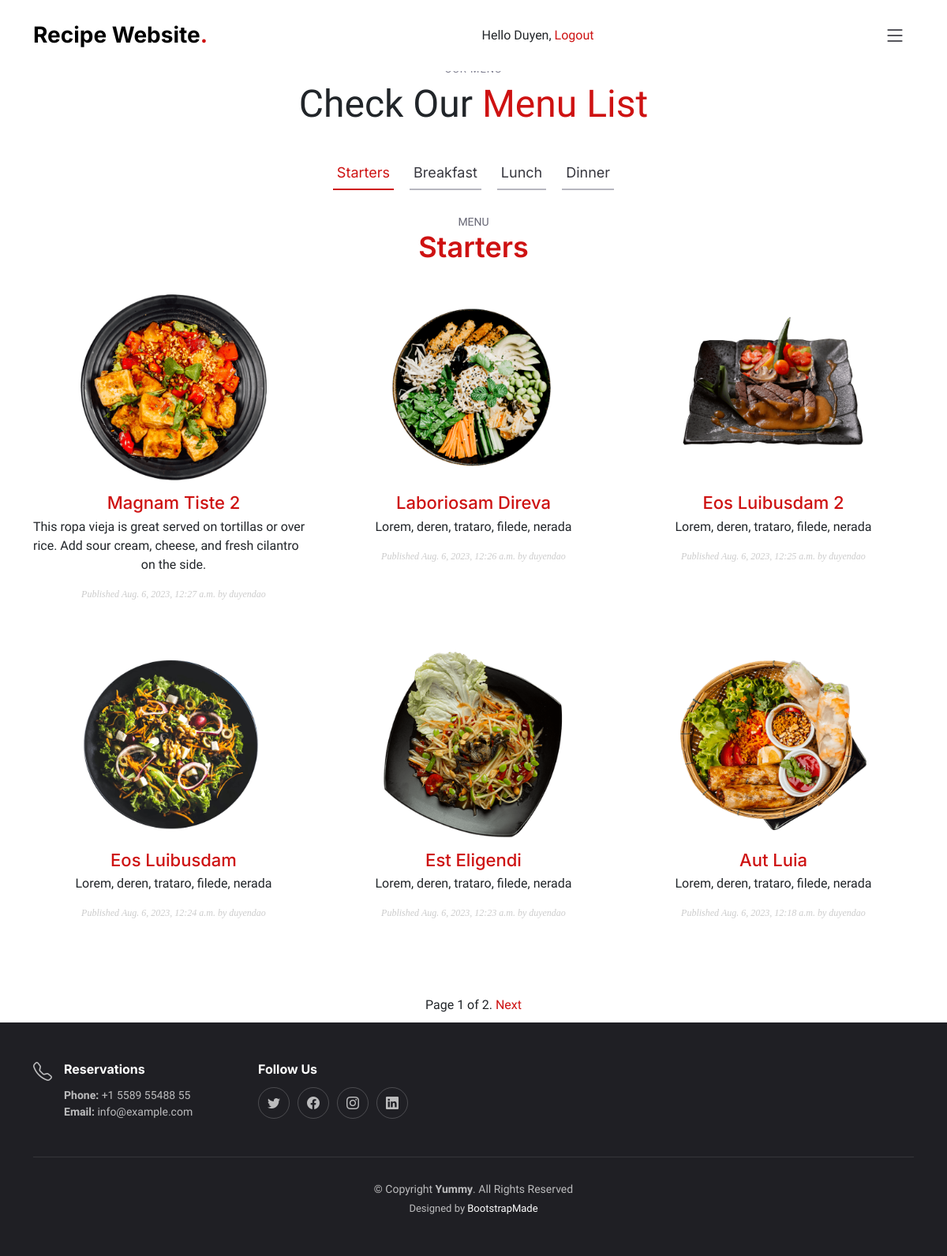
Page /recipe/your-post-list/ (signed in) on the earlier database version.
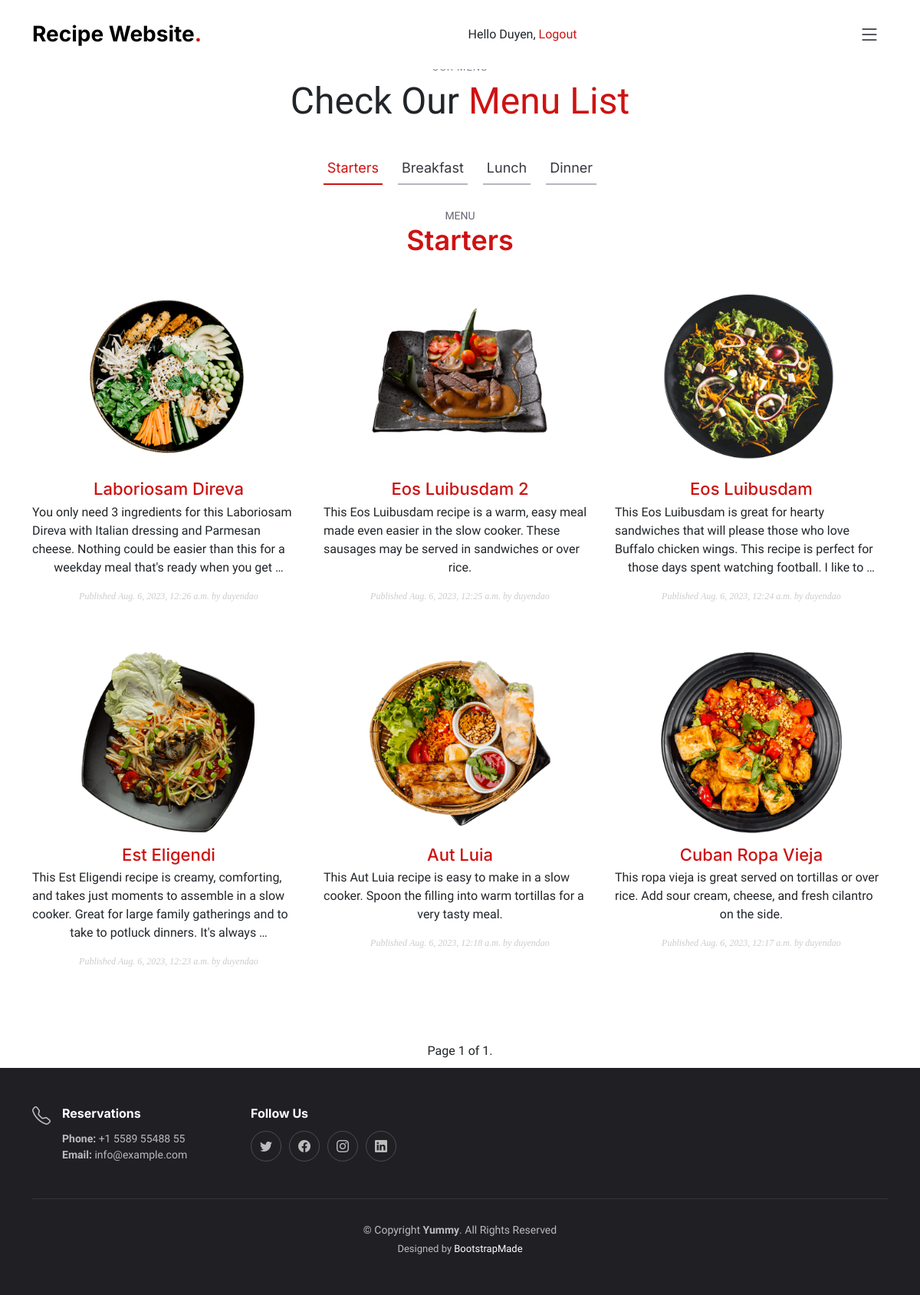
Same page on the later database version.
### recipe/models.py (models this page shows, shortened)
class Post(models.Model):
    STATUS_CHOICES = ( ('draft', 'Draft'), ('published', 'Published'), )
    title = models.CharField(max_length=250)
    slug = models.SlugField(max_length=250, unique_for_date='publish')
    author = models.ForeignKey(User, on_delete=models.CASCADE, related_name='recipe_posts')
    body = models.TextField(blank=True)
    image = models.ImageField(upload_to='posts/image/%Y/%m/%d/', blank=True)
    video = models.FileField(upload_to='posts/video/%Y/%m/%d/', blank=True)
    url = models.URLField()
    publish = models.DateTimeField(default=timezone.now)
    created = models.DateTimeField(auto_now_add=True)
    updated = models.DateTimeField(auto_now=True)
    status = models.CharField(max_length=10, choices=STATUS_CHOICES, default='draft')
    objects = models.Manager() # The default manager.
    published = PublishedManager() # Our custom manager.
    score = models.IntegerField(default=0,
        validators=[
            MaxValueValidator(5),
            MinValueValidator(0),
        ]
    )
    servings = models.IntegerField(default=0)
    ingredients = models.TextField(blank=True)
    direction_step = models.TextField(blank=True)
    nutrition_calories = models.IntegerField(default=0)
    nutrition_carbs = models.IntegerField(default=0)
    nutrition_protein = models.IntegerField(default=0)
    nutrition_fat = models.IntegerField(default=0)
    class Meta:
        ordering = ('-publish',)
    def get_absolute_url(self):
        return reverse('recipe:post_detail', args=[self.publish.year, self.publish.month, self.publish.day, self.slug])

### recipe/views.py (the view)
# urls.py: path('your-post-list/', recipe.views.post_list, name='post_list'),
@login_required
def post_list(request):
    object_list = Post.published.all()
    paginator = Paginator(object_list, 6)
    page = request.GET.get('page')
    try:
        posts = paginator.page(page)
    except PageNotAnInteger:
        posts = paginator.page(1)
    except EmptyPage:
        posts = paginator.page(paginator.num_pages)
    return render(request, 'recipe/post/list.html', {'posts': posts,
                                                     'page': page})

### recipe/models.py (called while the page is built)
    def get_queryset(self):
        return super(PublishedManager, self).get_queryset().filter(status='published')

### recipe/templates/recipe/post/list.html (shortened to what this page needs)
{% extends "base.html" %}
{% block content %}
    <section id="menu" class="menu">
        <div class="container" data-aos="fade-up">
            <div class="section-header">
                <h2>Our Menu</h2>
                <p>Check Our <span> Menu List</span></p>
            </div>
            <ul class="nav nav-tabs d-flex justify-content-center" data-aos="fade-up" data-aos-delay="200">
                <li class="nav-item">
                    <a class="nav-link active show" data-bs-toggle="tab" data-bs-target="#menu-starters">
                        <h4>Starters</h4>
                    </a>
                </li>
                <li class="nav-item">
                    <a class="nav-link" data-bs-toggle="tab" data-bs-target="#menu-breakfast">
                        <h4>Breakfast</h4>
                    </a>
                </li>
                <li class="nav-item">
                    <a class="nav-link" data-bs-toggle="tab" data-bs-target="#menu-lunch">
                        <h4>Lunch</h4>
                    </a>
                </li>
                <li class="nav-item">
                    <a class="nav-link" data-bs-toggle="tab" data-bs-target="#menu-dinner">
                        <h4>Dinner</h4>
                    </a>
                </li>
            </ul>
            <div class="tab-content" data-aos="fade-up" data-aos-delay="300">
                <div class="tab-pane fade active show" id="menu-starters">
                    <div class="tab-header text-center">
                        <p>Menu</p>
                        <h3>Starters</h3>
                    </div>
                    <div class="row gy-5">
                        {% for post in posts %}
                            <div class="col-lg-4 menu-item">
                                <a href="{{ post.get_absolute_url }}"><img src="{{ post.image.url }}" class="menu-img img-fluid" alt=""></a>
                                <h4><a href="{{ post.get_absolute_url }}"> {{ post.title }} </a></h4>
                                <p class="ingredients">
                                    {{ post.body|truncatewords:30|linebreaks }}
                                </p>
                                <p class="date"> Published {{ post.publish }} by {{ post.author }} </p>
                            </div>
                        {% endfor %}
                    </div>
                </div>
            </div>
        </div>
    </section>
    {% include "pagination.html" with page=posts %}
{% endblock %}

### account/templates/base.html (shortened to what this page needs)
{% load static %}
<html lang="en">
    <head>
        <link rel="stylesheet" href="https://cdnjs.cloudflare.com/ajax/libs/font-awesome/4.7.0/css/font-awesome.min.css">
        <link href="{% static "assets/vendor/bootstrap/css/bootstrap.min.css" %}" rel="stylesheet">
        <link href="{% static "assets/vendor/bootstrap-icons/bootstrap-icons.css" %}" rel="stylesheet">
        <link href="{% static "assets/vendor/aos/aos.css" %}" rel="stylesheet">
        <link href="{% static "assets/vendor/glightbox/css/glightbox.min.css" %}" rel="stylesheet">
        <link href="{% static "assets/vendor/swiper/swiper-bundle.min.css" %}" rel="stylesheet">
        <link href="{% static "assets/css/main.css" %}" rel="stylesheet">
        <link href="{% static "assets/css/login.css" %}" rel="stylesheet">
        <link href="{% static "assets/css/recipe.css" %}" rel="stylesheet">
    </head>
    <body>
        <header id="header" class="header fixed-top d-flex align-items-center">
            <div class="container d-flex align-items-center justify-content-between">
                <a href="{% url "home" %}" class="logo d-flex align-items-center me-auto me-lg-0">
                    <h1>Recipe Website<span>.</span></h1>
                </a>
                <span class="user">
                    {% if request.user.is_authenticated %}
                        Hello {{ request.user.first_name }}, <a href="{% url "logout" %}">Logout</a>
                    {% else %}
                        <a href="{% url "login" %}">Log-in</a>
                    {% endif %}
                </span>
                <i class="mobile-nav-toggle mobile-nav-show bi bi-list"></i>
            </div>
        </header>
        <div id="content">
            {% block content %}
            {% endblock %}
        </div>
        <footer id="footer" class="footer">
            <div class="container">
                <div class="row gy-3">
                    <div class="col-lg-3 col-md-6 footer-links d-flex">
                        <i class="bi bi-telephone icon"></i>
                        <div>
                            <h4>Reservations</h4>
                            <p>
                                <strong>Phone:</strong> +1 5589 55488 55<br>
                                <strong>Email:</strong> info@example.com<br>
                            </p>
                        </div>
                    </div>
                    <div class="col-lg-3 col-md-6 footer-links">
                        <h4>Follow Us</h4>
                        <div class="social-links d-flex">
                            <a href="#" class="twitter"><i class="bi bi-twitter"></i></a>
                            <a href="#" class="facebook"><i class="bi bi-facebook"></i></a>
                            <a href="#" class="instagram"><i class="bi bi-instagram"></i></a>
                            <a href="#" class="linkedin"><i class="bi bi-linkedin"></i></a>
                        </div>
                    </div>
                </div>
            </div>
            <div class="container">
                <div class="copyright">
                    &copy; Copyright <strong><span>Yummy</span></strong>. All Rights Reserved
                </div>
                <div class="credits">
                    Designed by <a href="https://bootstrapmade.com/">BootstrapMade</a>
                </div>
            </div>
        </footer>
    </body>
</html>

### recipe/templates/pagination.html (shortened to what this page needs)
<nav aria-label="Page navigation example" style="margin-bottom: 10px;">
    <div class="pagination justify-content-center">
        <span class="step-links">
            <span class="current"> Page {{ page.number }} of {{ page.paginator.num_pages }}.</span>
            {% if page.has_next %}
                <a href="?page={{ page.next_page_number }}">Next</a>
            {% endif %}
        </span>
    </div>
</nav>

### account/static/assets/css/main.css (style rules this page uses)
:root { --font-default: "Open Sans", system-ui, -apple-system, "Segoe UI", Roboto, "Helvetica Neue", Arial, "Noto Sans", "Liberation Sans", sans-serif, "Apple Color Emoji", "Segoe UI Emoji", "Segoe UI Symbol", "Noto Color Emoji"; --font-primary: "Amatic SC", sans-serif; --font-secondary: "Inter", sans-serif; }
:root { --color-default: #212529; --color-primary: #ce1212; --color-secondary: #37373f; }
:root { scroll-behavior: smooth; }
body { font-family: var(--font-default); color: var(--color-default); }
a { color: var(--color-primary); text-decoration: none; }
h1, h2, h3, h4, h5, h6 { font-family: var(--font-secondary); }
section { overflow: hidden; padding: 80px 0; }
.section-header { text-align: center; padding-bottom: 30px; }
.section-header h2 { font-size: 13px; letter-spacing: 1px; font-weight: 400; margin: 0; padding: 0; color: #7f7f90; text-transform: uppercase; font-family: var(--font-default); }
.section-header p { margin: 0; font-size: 48px; font-weight: 400; font-family: var(--font-primary); }
.section-header p span { color: var(--color-primary); }
.header { background: #fff; transition: all 0.5s; z-index: 997; height: 90px; border-bottom: 1px solid #fff; }
.header .logo h1 { font-size: 28px; font-weight: 700; color: #000; margin: 0; font-family: var(--font-secondary); }
.header .logo h1 span { color: var(--color-primary); }
section { scroll-margin-top: 90px; }
@media (max-width: 1279px) { .mobile-nav-show { color: var(--color-secondary); font-size: 28px; cursor: pointer; line-height: 0; transition: 0.5s; z-index: 9999; margin: 0 10px 0 20px; } }
.menu .nav-tabs { border: 0; }
.menu .nav-link { margin: 0 10px; padding: 10px 5px; transition: 0.3s; color: var(--color-secondary); border-radius: 0; cursor: pointer; height: 100%; border: 0; border-bottom: 2px solid #b6b6bf; }
.menu .nav-link h4 { font-size: 18px; font-weight: 400; margin: 0; font-family: var(--font-secondary); }
.menu .nav-link.active { color: var(--color-primary); border-color: var(--color-primary); }
.menu .tab-content .tab-header { padding: 30px 0; }
.menu .tab-content .tab-header p { font-size: 14px; text-transform: uppercase; color: #676775; margin-bottom: 0; }
.menu .tab-content .tab-header h3 { font-size: 36px; font-weight: 600; color: var(--color-primary); }
.menu .tab-content .menu-item { -moz-text-align-last: center; text-align-last: center; }
.menu .tab-content .menu-item .menu-img { padding: 0 60px; margin-bottom: 15px; }
.menu .tab-content .menu-item h4 { font-size: 22px; font-weight: 500; color: var(--color-secondary); font-family: var(--font-secondary); font-weight: 30px; margin-bottom: 5px; }
.menu .tab-content .menu-item .ingredients { font-family: var(--font-secondary); color: #8d8d9b; margin-bottom: 5px; }
.footer { font-size: 14px; background-color: #1f1f24; padding: 50px 0; color: rgba(255, 255, 255, 0.7); }
.footer .icon { margin-right: 15px; font-size: 24px; line-height: 0; }
.footer h4 { font-size: 16px; font-weight: bold; position: relative; padding-bottom: 5px; color: #fff; }
.footer .footer-links { margin-bottom: 30px; }
.footer .social-links a { display: flex; align-items: center; justify-content: center; width: 40px; height: 40px; border-radius: 50%; border: 1px solid rgba(255, 255, 255, 0.2); font-size: 16px; color: rgba(255, 255, 255, 0.7); margin-right: 10px; transition: 0.3s; }
.footer .copyright { text-align: center; padding-top: 30px; border-top: 1px solid rgba(255, 255, 255, 0.1); }
.footer .credits { padding-top: 4px; text-align: center; font-size: 13px; }
.footer .credits a { color: #fff; }

### account/static/assets/css/recipe.css (style rules this page uses)
p.date { color:#ccc; font-family: georgia, serif; font-size: 12px; font-style: italic; }

Differences in the rows shown:
removed Post: image (picture), title "Magnam Tiste 2", body "This ropa vieja is great served on tortillas or over rice. Add sour cream, cheese, and fresh cilantro on the side.", publish "Aug. 6, 2023, 12:27 a.m.", author "duyendao"
changed Post "Laboriosam Direva": body "Lorem, deren, trataro, filede, nerada" → "You only need 3 ingredients for this Laboriosam Direva with Italian dressing and Parmesan cheese. Nothing could be easier than this for a weekday meal that's ready when you get …"
changed Post "Eos Luibusdam 2": body "Lorem, deren, trataro, filede, nerada" → "This Eos Luibusdam recipe is a warm, easy meal made even easier in the slow cooker. These sausages may be served in sandwiches or over rice."
changed Post "Eos Luibusdam": body "Lorem, deren, trataro, filede, nerada" → "This Eos Luibusdam is great for hearty sandwiches that will please those who love Buffalo chicken wings. This recipe is perfect for those days spent watching football. I like to …"
changed Post "Est Eligendi": body "Lorem, deren, trataro, filede, nerada" → "This Est Eligendi recipe is creamy, comforting, and takes just moments to assemble in a slow cooker. Great for large family gatherings and to take to potluck dinners. It's always …"
changed Post "Aut Luia": body "Lorem, deren, trataro, filede, nerada" → "This Aut Luia recipe is easy to make in a slow cooker. Spoon the filling into warm tortillas for a very tasty meal."
now on this page (row edited): Post: image (picture), title "Cuban Ropa Vieja", body "This ropa vieja is great served on tortillas or over rice. Add sour cream, cheese, and fresh cilantro on the side.", publish "Aug. 6, 2023, 12:17 a.m.", author "duyendao"
Other differences:
{{ page.paginator.num_pages }}: "2" → "1"
text no longer shown: "Next"
